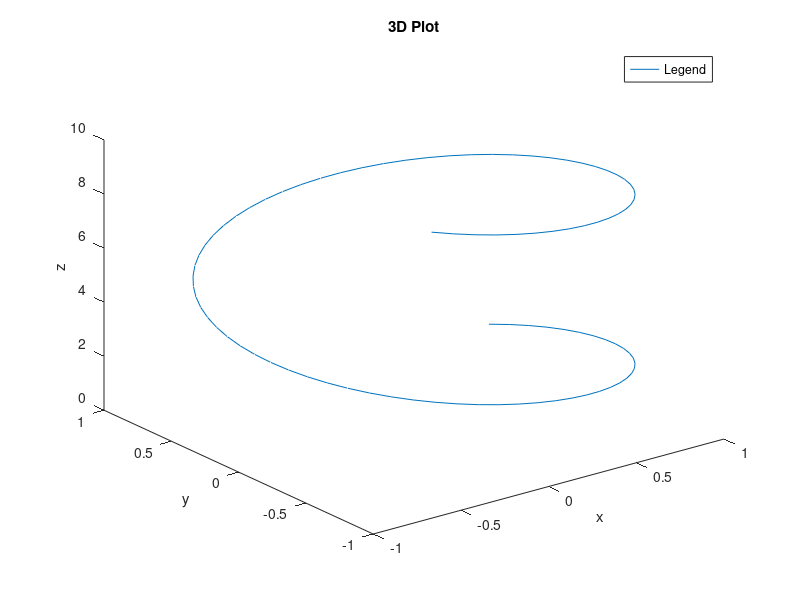

MATLAB code to generate this figure: (Note: this script raises an error after producing the figure.)
% Example script on how to setup and launch the data explore function

% First generate the main figure to serve as the ui window.
mainfig = figure;
ln = plot3(sin(1:0.1:10), cos(1:0.1:10), 1:0.1:10);
legend('Legend')
title('3D Plot')
xlabel('x')
ylabel('y')
zlabel('z')

% Push button call back
% This must be a cell array where the first entry is an anonymous function
% and the following are arguments for that function. See the documentation
% on this argument for details on the requirements of this function.
phrase = 'Display Me!'; % just an argument for the example function
pbtn_callback = {{'User Function', @ userCallback, phrase}};

% Finally launch the ui figure
exploreData( mainfig, pbtn_callback, ln, 'DataFromAxes', true, 'SelectionLinkCharts', false );

%% --- Example User Function --- %%
function userCallback(src, event, ui, slct, phrase)
% An example of a function to assign to the ui push button. See
% documentation for details on the reserved input arguments for src, event,
% slct and ui.

disp(phrase);

end
